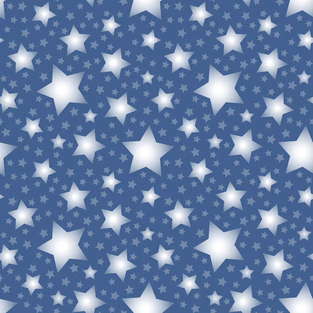
#> input picture PRACTICA 6/estrellas2.png, 313 x 313 px, shrunk from 626 x 626 before the run; the run also reads 1 picture not shown here
$ jupyter execute --allow-errors ejericicios6.ipynb   (older library calls are emulated)
#> lines starting #> are read from the running program, lines starting #| are printed output that depends on the picture; after the words box and inside, x2 and y2 are one past the last pixel; in counts of white or black regions, pixels touching at a corner belong together
[cell 1]
import cv2 as cv
import numpy as np
import matplotlib.pyplot as plt

# Ejercicio 1: DETECCIÓN DE BORDES

#> (a cell that did not finish here is left out)

* **Módulo del Gradiente (Sobel):** Mide el ritmo al que cambia el color. Produce contornos grises y difusos porque la transición entre blanco y negro dura varios píxeles.
* **Sobel + Umbral:** Convierte los tonos grises de Sobel a blanco puro ($>50$). El resultado es un borde muy ancho, tosco y con ruido.
* **Detector de Canny:** Limpia el ruido, **adelgaza los bordes al ancho de 1 solo píxel** (quedándose con la cresta del gradiente) y usa un doble umbral para borrar motas sueltas. Por eso logra trazos finos y limpios.

### Conclusiones del Ejercicio

* **Sobel** es un operador básico e intuitivo para detectar cambios de intensidad, pero por sí solo produce contornos difusos o demasiado gruesos al umbralizar.
* **Canny** es el estándar de oro en detección de bordes porque combina filtrado de ruido, adelgazamiento de bordes a 1 píxel y un doble umbral inteligente.
* Para tareas de segmentación precisa (como reconocer los símbolos de las cartas), **el Detector de Canny ofrece la mejor calidad visual y precisión**.

# EJERCICIO 2: UMBRALIZACIÓN GLOBAL

[cell 3]
# 1. Cargar la imagen original a color y en escala de grises
img_bgr = cv.imread('estrellas2.png')
#> img_bgr is the input picture: shape (313, 313, 3); mean B, G, R 164.8, 126.4, 102.3
img_rgb = cv.cvtColor(img_bgr, cv.COLOR_BGR2RGB)
img_gris = cv.cvtColor(img_bgr, cv.COLOR_BGR2GRAY)

# ==========================================
# a) Umbralizar la imagen
# ==========================================
# Usamos el método de Otsu para obtener el umbral óptimo de forma automática: Otsu es un método automático que decide
# el umbral perfecto para separar las estrellas del fondo y dejar la imagen únicamente con 0s y 255s (blanco y negro puro).
# O un umbral simple (ej. T=127) según el contraste de las estrellas frente al fondo
ret, img_binaria = cv.threshold(img_gris, 0, 255, cv.THRESH_BINARY + cv.THRESH_OTSU)
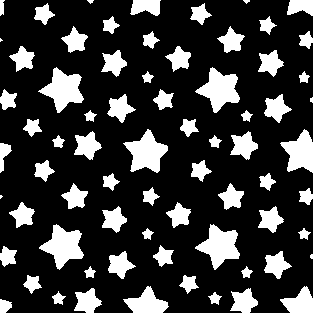
#> img_binaria: shape (313, 313); 21.9% white; 71 white regions (6 under 20 px)
#> ret = 153

# Si las estrellas son oscuras sobre fondo claro, invertimos el umbral:
# ret, img_binaria = cv.threshold(img_gris, 0, 255, cv.THRESH_BINARY_INV + cv.THRESH_OTSU)

# ==========================================
# b) Localizar los contornos con cv.findContours
# ==========================================
# cv.RETR_EXTERNAL: Recupera únicamente los contornos externos
# cv.CHAIN_APPROX_SIMPLE: Comprime segmentos horizontales, verticales y diagonales
# cv.RETR_EXTERNAL (Modo de recuperación): Le dice a OpenCV que solo nos interesan los bordes exteriores de las estrellas.
# Si una estrella tuviera un "agujero" en el centro o ruido interno, ignorará el contorno de dentro y solo se quedará con el
# contorno de fuera.
# cv.CHAIN_APPROX_SIMPLE (Método de aproximación): Si no lo usáramos (CHAIN_APPROX_NONE), OpenCV guardaría todos los píxeles del borde
# de una línea recta. Con CHAIN_APPROX_SIMPLE, comprueba si la línea es recta y guarda únicamente las esquinas.

contornos, jerarquia = cv.findContours(img_binaria, cv.RETR_EXTERNAL, cv.CHAIN_APPROX_SIMPLE)
#> contornos = 71 contours, 6 with area under 20; largest, box (x1, y1, x2, y2) and area: (39, 224, 84, 270) 989, (195, 67, 240, 113) 988, (195, 224, 240, 270) 987, (123, 129, 168, 173) 987, (38, 67, 84, 113) 986; jerarquia = 71 rows, first 6: [1, -1, -1, -1], [2, 0, -1, -1], [3, 1, -1, -1], [4, 2, -1, -1], [5, 3, -1, -1], [6, 4, -1, -1]

print(f"Número total de contornos detectados: {len(contornos)}")
#| Número total de contornos detectados: 71

# ==========================================
# c) Calcular el área de cada contorno con cv.contourArea
# ==========================================
# Copiamos la imagen original para dibujar los resultados
img_resultado = img_rgb.copy()

# Filtramos los contornos de área mayor a 1000 píxeles
contornos_grandes = []
for cnt in contornos:
    area = cv.contourArea(cnt)
    if area > 1000:
        contornos_grandes.append(cnt)
#> this loop made 71 passes
#> area on passes 1, 2, 3, 4, 5, 6, 7, 8, 9, 10, 11, 13: 107, 73.5, 79, 400.5, 398, 497, 621.5, 168.5, 165.5, 60.5, 60.5, 377
#> after the loop, contornos_grandes = []

print(f"Número de estrellas con área > 1000 píxeles: {len(contornos_grandes)}")
#| Número de estrellas con área > 1000 píxeles: 0

# ==========================================
# d) Visualizar los contornos seleccionados en rojo
# ==========================================
# cv.drawContours(imagen, contornos, -1 (todos), color RGB=(255, 0, 0), grosor=2)
cv.drawContours(img_resultado, contornos_grandes, -1, (255, 0, 0), 2)

# Mostrar la comparación de imágenes
plt.figure(figsize=(14, 6))

plt.subplot(1, 3, 1)
plt.imshow(img_rgb)
plt.title('Imagen Original')
plt.axis('off')

plt.subplot(1, 3, 2)
plt.imshow(img_binaria, cmap='gray')
plt.title('Imagen Umbralizada')
plt.axis('off')

plt.subplot(1, 3, 3)
plt.imshow(img_resultado)
plt.title('Estrellas (Área > 1000 px) en Rojo')
plt.axis('off')

plt.tight_layout()
plt.show()

# EJERCICIO 3. UMBRALIZACIÓN ADAPTATIVA

[cell 4]
# 1. Cargar la imagen en escala de grises
img = cv.imread('violin.jpg', cv.IMREAD_GRAYSCALE)
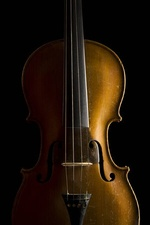
#> input picture PRACTICA 6/violin.jpg, 150 x 225 px, shrunk from 300 x 450 before the run
#> img: shape (225, 150); min 0, max 231, mean 23.3

# Opcional: Filtro suave para reducir ruido antes de umbralizar
img_blur = cv.GaussianBlur(img, (5, 5), 0)

# ==========================================
# a) Umbralización de Otsu (Global)
# ==========================================
# Explicación de Otsu:
# Calcula automáticamente un ÚNICO umbral T para toda la imagen maximizando
# la varianza entre las clases (fondo u objeto). Falla si hay iluminaciones desiguales.
val_otsu, img_otsu = cv.threshold(img_blur, 0, 255, cv.THRESH_BINARY + cv.THRESH_OTSU)
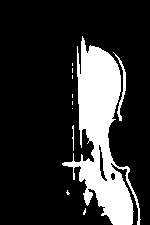
#> img_otsu: shape (225, 150); 19.1% white; 11 white regions (8 under 20 px), largest, box (x1, y1, x2, y2) and area: (62, 36, 141, 225) 6198, (113, 52, 126, 121) 181, (72, 125, 74, 151) 31
#> val_otsu = 46
print(f"Umbral calculado por Otsu: {val_otsu}")
#| Umbral calculado por Otsu: 46.0

# ==========================================
# b) Umbralización Adaptativa (Local)
# ==========================================
# Explicación de la Umbralización Adaptativa:
# En lugar de usar un umbral global, calcula un umbral T(x,y) DIFERENTE para cada píxel
# analizando una pequeña vecindad o ventana alrededor de él.

# Parámetros clave:
# - maxValue = 255 (valor asignado a píxeles que superan el umbral)
# - adaptiveMethod:
#     * ADAPTIVE_THRESH_MEAN_C: Umbral = media aritmética de los vecinos - C
#     * ADAPTIVE_THRESH_GAUSSIAN_C: Umbral = suma ponderada gaussiana de vecinos - C
# - thresholdType = THRESH_BINARY
# - blockSize = 11 (tamaño de la ventana de vecindad, debe ser un número IMPAR)
# - C = 2 (constante que se resta a la media o suma gaussiana para afinar el resultado)

blockSize = 11
C = 2

# 1. Adaptativo basado en la Media (Mean)
img_adapt_mean = cv.adaptiveThreshold(
    img_blur, 255, cv.ADAPTIVE_THRESH_MEAN_C, cv.THRESH_BINARY, blockSize, C
)
#> img_adapt_mean: shape (225, 150); 75% white; 35 black regions (20 under 20 px), largest, box (x1, y1, x2, y2) and area: (36, 0, 109, 225) 2575, (82, 0, 146, 225) 2254, (96, 45, 138, 225) 775

# 2. Adaptativo basado en distribución Gaussiana (Gaussian)
img_adapt_gaussian = cv.adaptiveThreshold(
    img_blur, 255, cv.ADAPTIVE_THRESH_GAUSSIAN_C, cv.THRESH_BINARY, blockSize, C
)
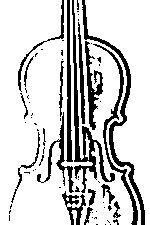
#> img_adapt_gaussian: shape (225, 150); 80.6% white; 65 black regions (47 under 20 px), largest, box (x1, y1, x2, y2) and area: (72, 0, 115, 193) 1235, (82, 0, 145, 225) 1103, (93, 44, 138, 225) 716

# ==========================================
# c) Visualización y comparación de resultados
# ==========================================
plt.figure(figsize=(12, 10))

plt.subplot(2, 2, 1)
plt.imshow(img, cmap='gray')
plt.title('Imagen Original')
plt.axis('off')

plt.subplot(2, 2, 2)
plt.imshow(img_otsu, cmap='gray')
plt.title(f'Otsu Global (T={int(val_otsu)})')
plt.axis('off')

plt.subplot(2, 2, 3)
plt.imshow(img_adapt_mean, cmap='gray')
plt.title(f'Adaptativo Mean (block={blockSize}, C={C})')
plt.axis('off')

plt.subplot(2, 2, 4)
plt.imshow(img_adapt_gaussian, cmap='gray')
plt.title(f'Adaptativo Gaussian (block={blockSize}, C={C})')
plt.axis('off')

plt.tight_layout()
plt.show()

1. Otsu Global ($T=49$): La imagen presenta un claro degradado de iluminación (la luz proviene principalmente de la derecha). Al aplicar un único umbral global ($T=49$), el algoritmo es incapaz de compensar la sombra de la izquierda, considerando erróneamente que la mitad sombra del instrumento forma parte del fondo.

2. Adaptativo Mean ($\text{blockSize}=11$, $C=2$): Al calcular el umbral localmente en ventanas de $11 \times 11$ píxeles, se adapta perfectamente a las diferencias de luz entre la izquierda y la derecha. Sin embargo, al usar la media simple de los píxeles vecinos, detecta variaciones menores de textura en la madera y produce más ruido de fondo ("puntos" negros) en el interior del cuerpo.

3. Adaptativo Gaussian ($\text{blockSize}=11$, $C=2$): trazos más limpios y finos. La ponderación gaussiana asigna un peso mayor a los píxeles más cercanos al centro de la ventana local. Esto atenúa las pequeñas fluctuaciones locales, ofreciendo el resultado más equilibrado y con menor ruido para delimitar la geometría del violín.

# EJERCICIO 4. K-MEANS

[cell 5]
# 1. Cargar la imagen a color
img_bgr = cv.imread('frutas_varias.jpg')
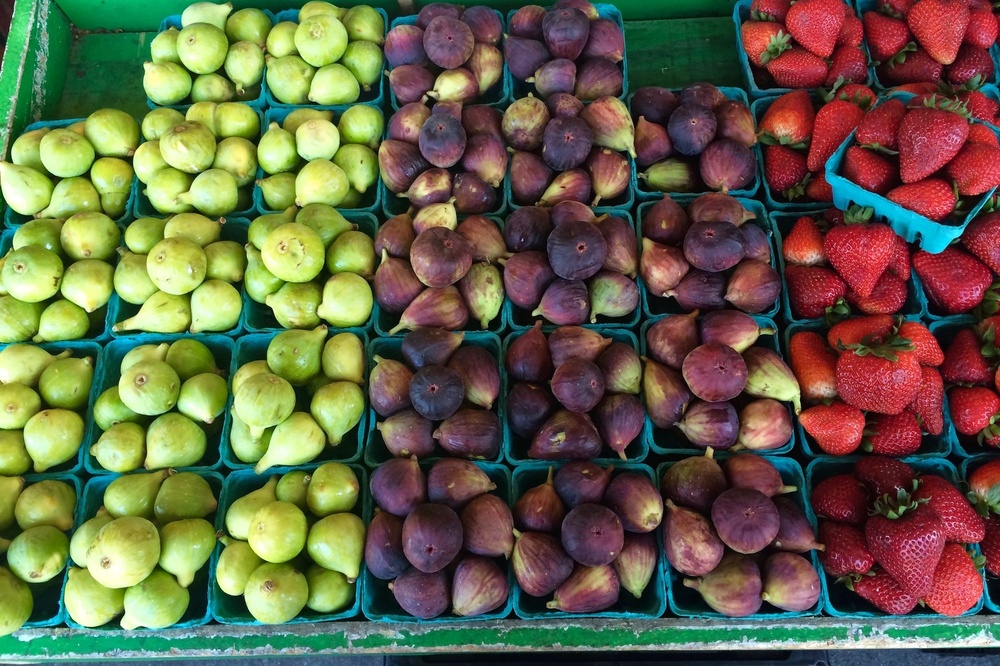
#> input picture PRACTICA 6/frutas_varias.jpg, 1000 x 666 px, shrunk from 2000 x 1333 before the run
#> img_bgr is the input picture: shape (666, 1000, 3); mean B, G, R 72.1, 98.2, 100.9
img_rgb = cv.cvtColor(img_bgr, cv.COLOR_BGR2RGB)
#> img_rgb: shape (666, 1000, 3)

# 2. Reestructurar la imagen como una matriz 2D de píxeles (N_píxeles x 3 canales RGB)
# K-means necesita que cada píxel sea una muestra de 3 características (R, G, B)
pixels = img_rgb.reshape((-1, 3))
pixels = np.float32(pixels)

# 3. Criterios de parada para el algoritmo K-means:
# Detenerse si se alcanzan 100 iteraciones o si los centroides se mueven menos de epsilon = 0.2
criteria = (cv.TERM_CRITERIA_EPS + cv.TERM_CRITERIA_MAX_ITER, 100, 0.2)

# ==========================================
# Probar distintos valores de K (ej. K=2, K=3, K=4, K=5)
# ==========================================
valores_k = [2, 3, 4, 5]
resultados = []

for k in valores_k:
    # cv.kmeans(data, K, bestLabels, criteria, attempts, flags)
    compactness, labels, centers = cv.kmeans(
        pixels, k, None, criteria, 10, cv.KMEANS_RANDOM_CENTERS
    )

    # Convertir los centroides (colores medios de cada grupo) a valores enteros de 8 bits
    centers = np.uint8(centers)

    # Reemplazar la etiqueta de cada píxel por el color de su centroide
    segmented_data = centers[labels.flatten()]

    # Reestructurar la matriz de píxeles de vuelta a las dimensiones originales de la imagen
    segmented_image = segmented_data.reshape(img_rgb.shape)
    resultados.append((k, segmented_image))
#> this loop made 4 passes
#> (compactness, centers) on passes 1 to 2: (3.82e+09, [[65, 57, 49], [174, 183, 118]]), (2.67e+09, [[191, 214, 136], [124, 96, 75], [37, 44, 37]])
#> compactness on passes 3 to 4: 2.03e+09, 1.61e+09
#> pass 1, `segmented_image = segmented_data.reshape(img_rgb.shape)`:
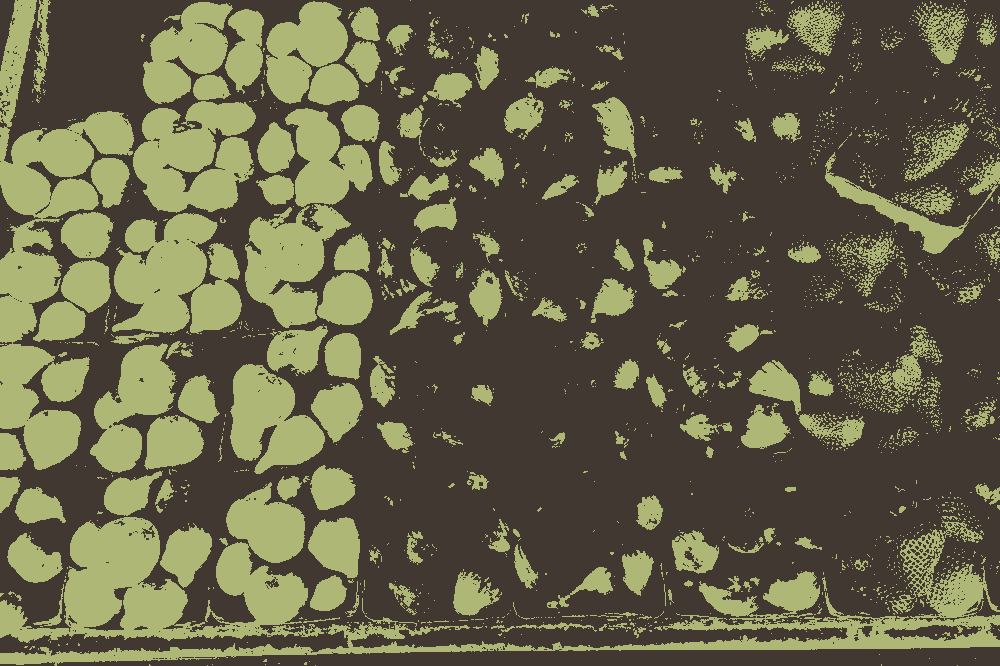
#> segmented_image: shape (666, 1000, 3); mean R, G, B 100.4, 97.9, 71.4
#> pass 3, `segmented_image = segmented_data.reshape(img_rgb.shape)`:
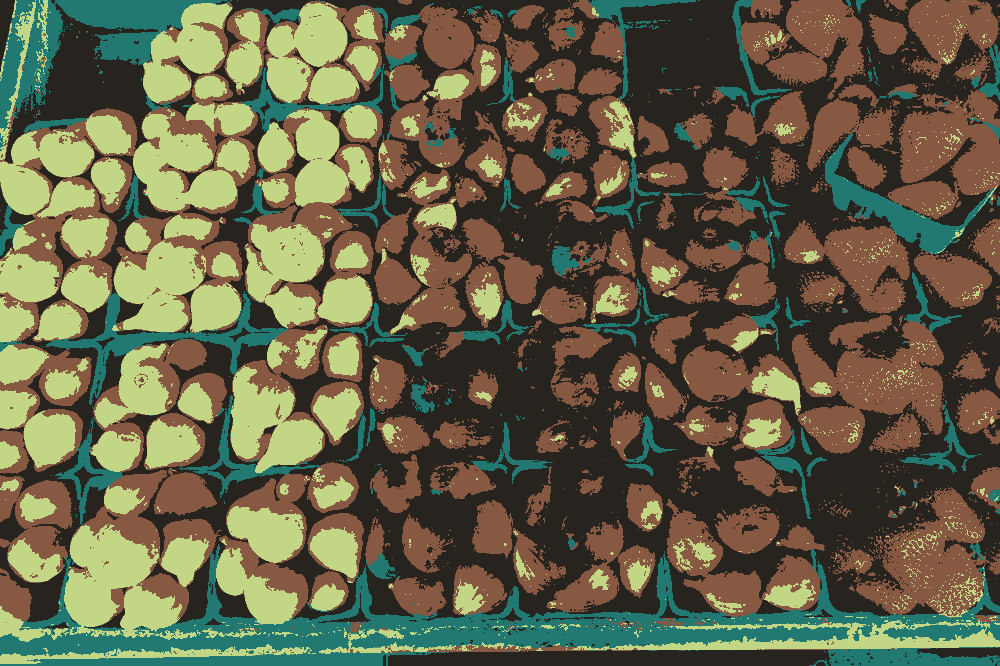
#> segmented_image: shape (666, 1000, 3); mean R, G, B 100.3, 97.6, 71.5
#> after the loop, resultados = 4 items

# ==========================================
# VISUALIZACIÓN DE RESULTADOS
# ==========================================
plt.figure(figsize=(15, 10))

plt.subplot(2, 3, 1)
plt.imshow(img_rgb)
plt.title('Imagen Original')
plt.axis('off')

for i, (k, seg_img) in enumerate(resultados):
    plt.subplot(2, 3, i + 2)
    plt.imshow(seg_img)
    plt.title(f'K-means (K = {k})')
    plt.axis('off')
#> this loop made 4 passes

plt.tight_layout()
plt.show()
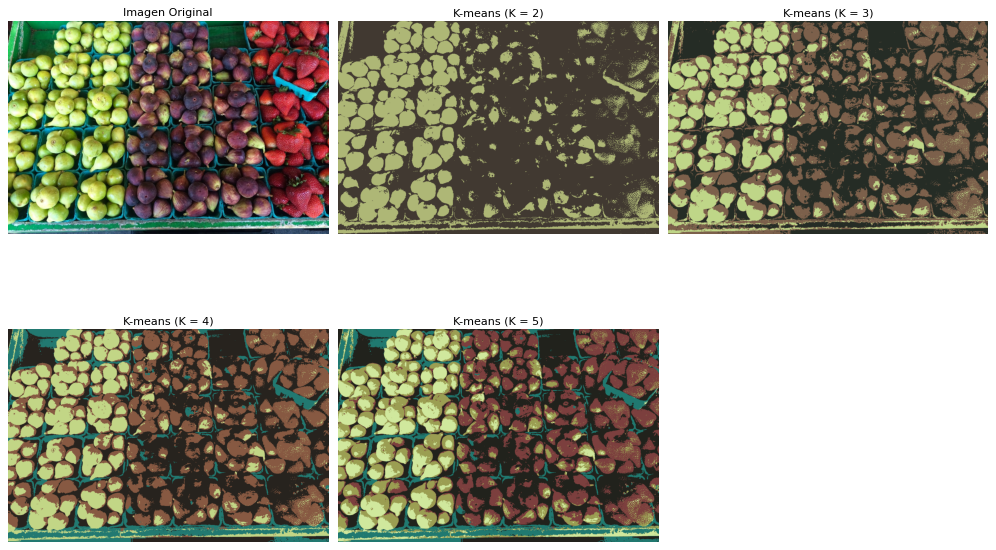
#> figure drawn by matplotlib, 5 panels

Con valores bajos ($K=2, K=3$), el algoritmo no logra segmentar las frutas porque se ve obligado a agrupar colores distintos (como el rojo de las fresas y el morado de los higos) en una sola categoría.
El valor $K = 5$ resulta el más adecuado y óptimo para esta escena. Esto se debe a que la imagen no solo contiene 3 tipos de frutas, sino también las cajas verdes de plástico/madera y las sombras/fondo oscuro. Con $K=5$, cada fruta recibe su propio clúster cromático sin verse contaminada por el color de los recipientes o las sombras.

# EJERCICIO 5. WATERSHED

[cell 6]
# 1. Cargar la imagen a color y pasar a BGR/RGB/Gris
img_bgr = cv.imread('manzanas.png')
img_rgb = cv.cvtColor(img_bgr, cv.COLOR_BGR2RGB)
#> img_rgb: shape (56, 127, 3)
img_gris = cv.cvtColor(img_bgr, cv.COLOR_BGR2GRAY)
#> img_gris: shape (56, 127)

# ==========================================
# Paso 1: Binarización e eliminación de ruido
# ==========================================
# Aplicamos binarización de Otsu
_, thresh = cv.threshold(img_gris, 0, 255, cv.THRESH_BINARY_INV + cv.THRESH_OTSU)
#> thresh: shape (56, 127); 29% white; 3 white regions (2 under 20 px), largest, box (x1, y1, x2, y2) and area: (6, 24, 119, 49) 2062

# Operación morfológica (Apertura) para eliminar pequeños puntos de ruido
kernel = np.ones((3, 3), np.uint8)
opening = cv.morphologyEx(thresh, cv.MORPH_OPEN, kernel, iterations=2)
#> opening: shape (56, 127); 27.2% white; 1 white region, box (x1, y1, x2, y2) and area: (6, 25, 119, 49) 1932

# ==========================================
# Paso 2: Determinación de zonas conocidas (Fondo y Objeto)
# ==========================================
# Área del fondo seguro (Dilatación de la máscara binaria)
sure_bg = cv.dilate(opening, kernel, iterations=3)
#> sure_bg: shape (56, 127); 43.5% white; 1 white region, box (x1, y1, x2, y2) and area: (3, 22, 122, 52) 3094

# Transformada de distancia para encontrar los centros de los objetos
dist_transform = cv.distanceTransform(opening, cv.DIST_L2, 5)

# Área del objeto seguro (Umbralizamos la transformada de distancia al 50-70% de su máximo)
ret, sure_fg = cv.threshold(dist_transform, 0.5 * dist_transform.max(), 255, 0)
#> sure_fg: shape (56, 127) float32; 4.8% white; 5 white regions, box (x1, y1, x2, y2) and area: (77, 31, 92, 43) 125, (55, 30, 66, 43) 93, (12, 34, 22, 43) 54, (101, 37, 112, 44) 39, (34, 38, 44, 43) 27
#> ret = 5.39
sure_fg = np.uint8(sure_fg)

# Región desconocida (Zona límite donde Watershed debe trazar la frontera)
unknown = cv.subtract(sure_bg, sure_fg)
#> unknown: shape (56, 127); 38.8% white; 1 white region, box (x1, y1, x2, y2) and area: (3, 22, 122, 52) 2756

# ==========================================
# Paso 3: Creación de marcadores para Watershed
# ==========================================
# Etiquetado de componentes conexas en el primer plano seguro
ret, markers = cv.connectedComponents(sure_fg)
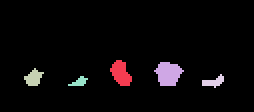
#> markers: shape (56, 127) int32 (shown 2 times larger); 6 distinct labels, from 0 to 5; one colour per label, 0 black
#> ret = 6

# Sumamos 1 a todas las etiquetas para que el fondo seguro sea 1 (y no 0)
markers = markers + 1
#> markers: shape (56, 127) int32; 6 distinct labels, from 1 to 6

# Marcamos la región desconocida como 0
markers[unknown == 255] = 0
#> markers: shape (56, 127) int32; 7 distinct labels, from 0 to 6

# ==========================================
# Paso 4: Aplicar el algoritmo Watershed
# ==========================================
# OpenCV modifica la matriz de marcadores marcando las fronteras con -1
markers_result = cv.watershed(img_rgb, markers)
#> markers_result: shape (56, 127) int32; 7 distinct labels, from -1 to 6

# Copia para dibujar las líneas divisoras en la imagen
img_watershed = img_rgb.copy()
img_watershed[markers_result == -1] = [255, 0, 0]  # Bordes dibujados en rojo
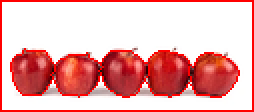
#> img_watershed: shape (56, 127, 3) (shown 2 times larger); mean R, G, B 235.6, 175.9, 175.6

# ==========================================
# VISUALIZACIÓN DE RESULTADOS
# ==========================================
plt.figure(figsize=(15, 10))

plt.subplot(2, 3, 1)
plt.imshow(img_rgb)
plt.title('1. Imagen Original')
plt.axis('off')

plt.subplot(2, 3, 2)
plt.imshow(thresh, cmap='gray')
plt.title('2. Binarización Otsu')
plt.axis('off')

plt.subplot(2, 3, 3)
plt.imshow(dist_transform, cmap='gray')
plt.title('3. Transf. Distancia')
plt.axis('off')

plt.subplot(2, 3, 4)
plt.imshow(sure_fg, cmap='gray')
plt.title('4. Centroides / Objetos Seguros')
plt.axis('off')

plt.subplot(2, 3, 5)
plt.imshow(markers_result, cmap='tab20')
plt.title('5. Máscara de Marcadores')
plt.axis('off')

plt.subplot(2, 3, 6)
plt.imshow(img_watershed)
plt.title('6. Resultado Watershed (Rojo)')
plt.axis('off')

plt.tight_layout()
plt.show()
